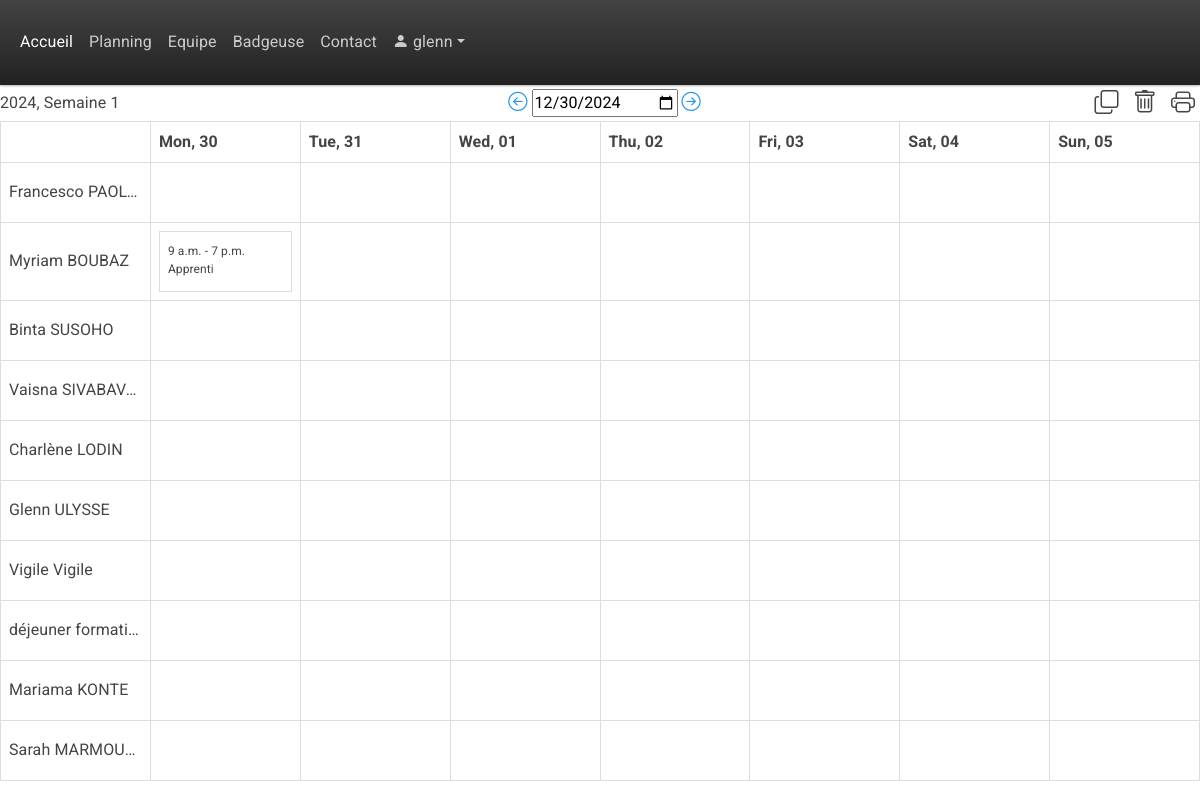
The page /planning/ (signed in) on the database its author committed.
### base/models.py (models this page shows, shortened)
class CustomUser(AbstractUser):
    entreprise = models.ForeignKey(Entreprise, on_delete=models.CASCADE, null=True, blank=True)

class Employe(models.Model):
    Poste = models.ForeignKey(Poste, on_delete=models.SET_NULL, null=True)
    EntrepriseRattachée = models.ForeignKey(Entreprise, on_delete=models.SET_NULL, null=True)
    name = models.CharField(max_length=200, default="Nom")
    firstname = models.CharField(max_length=200, default="Prénom")
    e_mail = models.CharField(max_length=200, default="default@example.com")
    phone_number = models.CharField(max_length=12, default="0634567890")
    employee_CodePin = models.CharField(max_length=4, unique=True, blank=True, null=True)
    updated = models.DateTimeField(auto_now=True)
    created = models.DateTimeField(auto_now_add=True)

class TeamPlanning(models.Model):
    mydict={}
    Employe = models.ForeignKey(Employe, on_delete=models.SET_NULL, null=True)
    date = models.DateField(auto_now=False, auto_now_add=False)
    Heurededébut = models.TimeField(auto_now=False, auto_now_add=False)
    heuredefin = models.TimeField(auto_now=False, auto_now_add=False)
    duréepause = models.TimeField(auto_now=False, auto_now_add=False)   #models.DurationField(auto_now=False, auto_now_add=False)
    Poste = models.ForeignKey(Poste, on_delete=models.SET_NULL, null=True)
    note = models.CharField(max_length=200)
    ABSENCE_CHOICES = [
        ('', "Sélectionnez un type d'absence"),  # Default empty option
        ('Congé sans solde', 'Congé sans solde'),
        ('Congé payé', 'Congé payé'),
    ]
    TypeAbsence = models.CharField(
        max_length=25,
        choices=ABSENCE_CHOICES,
        default='Congé sans solde'  # Default
    )

class Poste(models.Model):
    name = models.CharField(max_length=100)
    updated = models.DateTimeField(auto_now=True)
    created = models.DateTimeField(auto_now_add=True)
    description = models.TextField(null=True)
    COLOR_CHOICES = [
        ('#FFFFFF', 'Blanc'),
        ('#ee96fa', 'Rose'),
        ('#96bcfa', 'Bleu'),
        ('#b7fa96', 'Vert'),
        ('#faf296', 'Jaune'),
    ]
    couleur = models.CharField(
        max_length=7,
        choices=COLOR_CHOICES,
        default='#FF0000'  # Default color set to red
    )
    def __str__(self) -> str:
        return self.name

### base/views.py (the view)
# urls.py: path('planning/', views.planning, name='planning'),  # Without parameters
def planning(request, year=None, week=None):
    if request.user.is_authenticated:
        user_entreprise = request.user.entreprise
        if user_entreprise is None:
            return HttpResponse("L'administrateur doit vous assigner une entreprise")
        else:
            pass #Normal behaviour, the page is displayed
    else:
        return HttpResponse("Vous devez vous connecter pour accèder à cette page")
    selected_date = request.GET.get('date')
    if selected_date:
        selected_date = datetime.strptime(selected_date, '%Y-%m-%d')
        year, week, _ = selected_date.isocalendar()
    if not year or not week:
        today = datetime.now()
        year, week, _ = today.isocalendar()
    start_date = datetime.fromisocalendar(int(year), int(week), 1)
    end_date = start_date + timedelta(days=6)
    prev_week = int(week) - 1 if int(week) > 1 else 52
    prev_year = int(year) - 1 if int(week) == 1 else int(year)
    next_week = int(week) + 1 if int(week) < 52 else 1
    next_year = int(year) + 1 if int(week) == 52 else int(year)
    days = [start_date + timedelta(days=i) for i in range(7)]
    tasks = [
        {'date': start_date + timedelta(days=i), 'tasks': [{'date': start_date + timedelta(days=i), 'task': f'Task {i+1}'}]}
        for i in range(7)
    ]
    employe = Employe.objects.filter(EntrepriseRattachée=user_entreprise)
    teamPlanning = None
    if request.method == 'POST':
        if "action" in request.POST:#This, if true, sends to the "Add, edit, delete, add absence single shift route"
            form = ModifyPlanningForm(request.POST, instance=teamPlanning)
            print(form)
            if form.is_valid():
                if form.cleaned_data['action'] == "EditShift":
                    print('editshift path')
                    if 'actionButton' in request.POST:
                        actionButton = request.POST['actionButton']
                        if actionButton == 'edit':
                            print("edit")
                            myid = form.cleaned_data['shift_Id']
                            team_planning_instance = get_object_or_404(TeamPlanning, pk=myid)
                            team_planning_instance.date = form.cleaned_data['date']
                            team_planning_instance.Poste = form.cleaned_data['Poste']
                            team_planning_instance.Heurededébut = form.cleaned_data['Heurededébut']
                            team_planning_instance.heuredefin = form.cleaned_data['heuredefin']
                            team_planning_instance.duréepause = form.cleaned_data['duréepause']#duree_pause_timedelta
                            team_planning_instance.note = form.cleaned_data['note']
                            team_planning_instance.save()
                        elif actionButton == 'delete':
                            print("delete")
                            myid = form.cleaned_data['shift_Id']
                            team_planning_instance = get_object_or_404(TeamPlanning, pk=myid)
                            team_planning_instance.delete()
                elif form.cleaned_data['action'] == "AddShift":
                    team_planning_instance = form.save(commit=False) #create a TeamPlanning instance without immediately saving it to the database.
                    team_planning_instance.date = form.cleaned_data['date']
                    team_planning_instance.Heurededébut = form.cleaned_data['Heurededébut']
                    team_planning_instance.heuredefin = form.cleaned_data['heuredefin']
                    team_planning_instance.duréepause = form.cleaned_data['duréepause']#duree_pause_timedelta
                    team_planning_instance.note = form.cleaned_data['note']
                    team_planning_instance.save()
                return redirect('planning')  # Redirect to the desired page
            else:
                print("form is not valid : ")
                print(form.errors)
        else : #add an if later, this will be the multiple shifts copy/delete route
            print(request.POST)
            action = request.POST.get('actionButton')
            if action == 'ValidateCopyMultipleShifts':
                selectionform = SelectionForm(request.POST)
                print("xxxxxxxxxxxxxxxxxxxxxxx ITS HERE COPYMULTIPLE xxxxxxxxxxxxxxxxxxxxxxxx")
                print(selectionform)
                ProcessMultipleShifts(selectionform.cleaned_data['employees'],
                                          selectionform.cleaned_data['weeks'], selectionform.cleaned_data['days'], week, action)
            elif action == 'ValidateDeleteMultipleShifts':
                selectionform = SelectionForm(request.POST)
                print("xxxxxxxxxxxxxxxxxxxxxxx ITS HERE DELETEMULTIPLE xxxxxxxxxxxxxxxxxxxxxxxx")
                print(selectionform)
                ProcessMultipleShifts(selectionform.cleaned_data['employees'],
                                          selectionform.cleaned_data['weeks'], selectionform.cleaned_data['days'], week, action)
            return redirect('planning')  # Redirect to the desired page
    else: #following else code gets executed when user clicks on "Planning" on their browser
        form = ModifyPlanningForm(instance=teamPlanning)  # Pass employe_id here
        selectionform = SelectionForm()
    shifts_by_emp_and_day = {}
    for emp in employe:
        shifts_by_day = {}
        for day in days:
            shifts = emp.teamplanning_set.filter(date=day)
            if not shifts.exists():
                continue
            shifts_by_day[day] = shifts
        shifts_by_emp_and_day[emp.id] = shifts_by_day
    weeks = Week.objects.all()
    context = {
        'days': days,
        'tasks': tasks,
        'start_date': start_date,
        'end_date': end_date,
        'prev_week': prev_week,
        'prev_year': prev_year,
        'next_week': next_week,
        'next_year': next_year,
        'employe' : employe,
        'form' : form,
        'shifts_by_emp_and_day': shifts_by_emp_and_day,
        'weeks': weeks,
        'selectionform' : selectionform,
    }
    return render(request, 'base/planning.html', context)

### base/forms.py
class SelectionForm(forms.Form):
    employees = forms.CharField(widget=forms.HiddenInput(), required=False)
    weeks = forms.CharField(widget=forms.HiddenInput(), required=False)
    days = forms.CharField(widget=forms.HiddenInput(), required=False)

### base/templatetags/form_tags.py (called while the page is built)
@register.filter(name='add_class')
def add_class(field, css):
    return field.as_widget(attrs={"class":css})

### base/templates/base/planning.html (shortened to what this page needs)
{% extends 'main.html' %}
{% load form_tags %}
{% load static %}
{% block content %}
{% if user.is_authenticated %}
{% if perms.members.custom_permission %}
<div style="display: flex; justify-content: space-between; align-items: center;">
    {{ start_date|date:'Y' }}, Semaine {{ start_date|date:'W' }}
    <div>
        <a class="bi bi-arrow-left-circle" style="font-size: 1.2em;" href="{% url 'planning_with_params' year=prev_year week=prev_week %}"></a>
        <input type="date" id="datePicker" name="date" value="{{ start_date|date:'Y-m-d' }}">
        <a class="bi bi-arrow-right-circle" style="font-size: 1.2em;" href="{% url 'planning_with_params' year=next_year week=next_week %}"></a>
    </div>
    <div>
        <i class="bi bi-copy icon-overlay" style="font-size: 1.5em; padding-right: 5px; padding-left: 5px;" title="Copier des shifts" onclick = "CopyShifts()"></i>
        <i class="bi bi-trash icon-overlay" style="font-size: 1.5em; padding-right: 5px; padding-left: 5px;" title="Supprimer des shifts" onclick = "DeleteShifts()"></i>
        <i class="bi bi-printer icon-overlay" style="font-size: 1.5em; padding-right: 5px; padding-left: 5px;" title="Imprimer le planning" onclick="printTable()"></i>
    </div>
</div>
<table class = "my-table", border="1" id = "table1">
    <thead>
        <tr>
            <th></th>
            {% for day in days %}
                <th>{{ day|date:'D, d' }}</th>
            {% endfor %}
        </tr>
    </thead>
    <tbody>
        {% for emp in employe %}
            <tr>
                <td style = "font-size: 16px;">{{ emp.firstname }} {{ emp.name }}</td>
                {% for day in days %}
                                <td onclick="openModal(this, '{{ emp.id }}', '{{ emp.name }}', '{{ emp.firstname }}', '{{ day|date:'Y-m-d' }}')">
                                    <table border="1">
                                        {% for key, value in shifts_by_emp_and_day.items %}
                                            {% if emp.id == key %}
                                                {% for key1, value1 in value.items %}
                                                    {% if day == key1 %}
                                                        {% for nitem in value1 %}
                                                            <tr style="background-color:{{ nitem.Poste.couleur }};">
                                                                <td onclick="openInnerModal(event, this)"
                                                                    data-date = "{{ day|date:'Y-m-d' }}"
                                                                    data-Heurededébut="{{ nitem.Heurededébut }}"
                                                                    data-heuredefin="{{ nitem.heuredefin }}"
                                                                    data-end-time="{{ nitem.heuredefin }}"
                                                                    data-duree-pause="{{ nitem.duréepause }}"
                                                                    data-Poste="{{ nitem.Poste.id }}"
                                                                    data-note="{{ nitem.note }}"
                                                                    data-EmployeName = "{{ emp.name }}"
                                                                    data-EmployeFirstName = "{{ emp.firstname }}"
                                                                    data-EmployeId = "{{ emp.id }}"
                                                                    data-shiftId = "{{ nitem.id }}">
                                                                    {{nitem.Heurededébut}} - {{nitem.heuredefin}}
                                                                    <div style="width: 80%; height: 20px; background-color: {{ nitem.Poste.couleur }}; overflow: hidden; text-overflow: ellipsis ;">{{nitem.Poste}}</div>
                                                                </td>
                                                            </tr>
                                                        {% endfor %}
                                                    {% endif %}
                                                {% endfor %}
                                            {% endif %}
                                        {% endfor %}
                                    </table>
                                </td>
                {% endfor %}
            </tr>
        {% endfor %}
    </tbody>
</table>
{% else %}
  <p>The user does not have the permission.</p>
{% endif %}
{% else %}
<h1>Veuillez vous connecter pour accéder à cette page web</h1>
<a href="{% url 'login' %}">Se connecter</a>
{% endif %}
{% endblock %}

### templates/navbar.html (shortened to what this page needs)
{% load static %}
<header>
<nav class="navbar navbar-expand-lg bg-dark" data-bs-theme="dark">
  <div class="container-fluid">
    <div class="collapse navbar-collapse" id="navbarColor02">
      <ul class="navbar-nav me-auto">
        <li class="nav-item">
          <a class="nav-link active" href="{% url 'home' %}">Accueil
          </a>
        </li>
        <li class="nav-item">
          <a class="nav-link" href="{% url 'planning' %}">Planning</a>
        </li>
        <li class="nav-item">
          <a class="nav-link" href="{% url 'team_members_page' %}">Equipe</a>
        </li>
        <li class="nav-item">
          <a class="nav-link" href="#">Badgeuse</a>
        </li>
        <li class="nav-item">
          <a class="nav-link" href="{% url 'contact' %}">Contact</a>
        </li>
        <li class="nav-item dropdown">
          {% if user.is_authenticated %}
          <a class="nav-link dropdown-toggle" data-bs-toggle="dropdown" href="#" role="button" aria-haspopup="true" aria-expanded="false"><i class="bi bi-person-fill"></i>  {{ user.username }}</a>
          {% else %}
          <a class="nav-link dropdown-toggle" data-bs-toggle="dropdown" href="#" role="button" aria-haspopup="true" aria-expanded="false">Utilisateur</a>
          {% endif %}
        </li>
      </ul>
    </div>
  </div>
</nav>
</header>

### templates/main.html (style rules this page uses)
.my-table { width: 100%; table-layout: fixed; }
.my-table td { width: 100px; height: 60px; overflow: hidden; text-overflow: ellipsis; white-space: nowrap; font-size: 12px; }
.my-table th { font-size: 16px; }
table { border-collapse: collapse; width: 100%; }
th, td { font-size: 12px; border: 1px solid #ddd; padding: 8px; text-align: left; }

### rows shown on the page
CustomUser: username "glenn"
Employe: firstname "Francesco", name "PAOL…"
Employe: firstname "Myriam", name "BOUBAZ"
TeamPlanning: Heurededébut "9 a.m.", heuredefin "7 p.m.", Poste "Apprenti"
Employe: firstname "Binta", name "SUSOHO"
Employe: firstname "Vaisna", name "SIVABAV…"
Employe: firstname "Charlène", name "LODIN"
Employe: firstname "Glenn", name "ULYSSE"
Employe: firstname "Vigile", name "Vigile"
Employe: firstname "déjeuner", name "formati…"
Employe: firstname "Mariama", name "KONTE"
Employe: firstname "Sarah", name "MARMOU…"

### other values the page prints
{{ start_date|date:'Y' }} "2024"
{{ start_date|date:'W' }} "1"
{{ day|date:'D, d' }} "Mon, 30" "Tue, 31" "Wed, 01" "Thu, 02" "Fri, 03" "Sat, 04" "Sun, 05"
